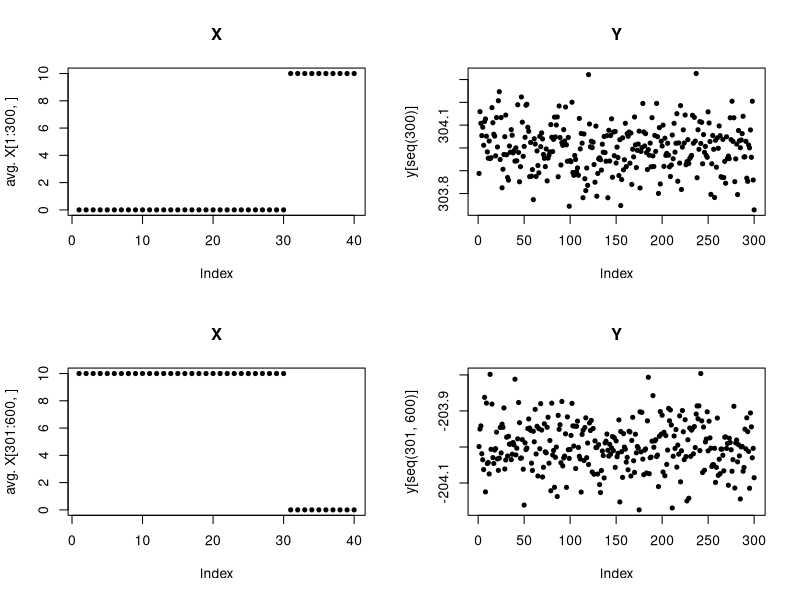
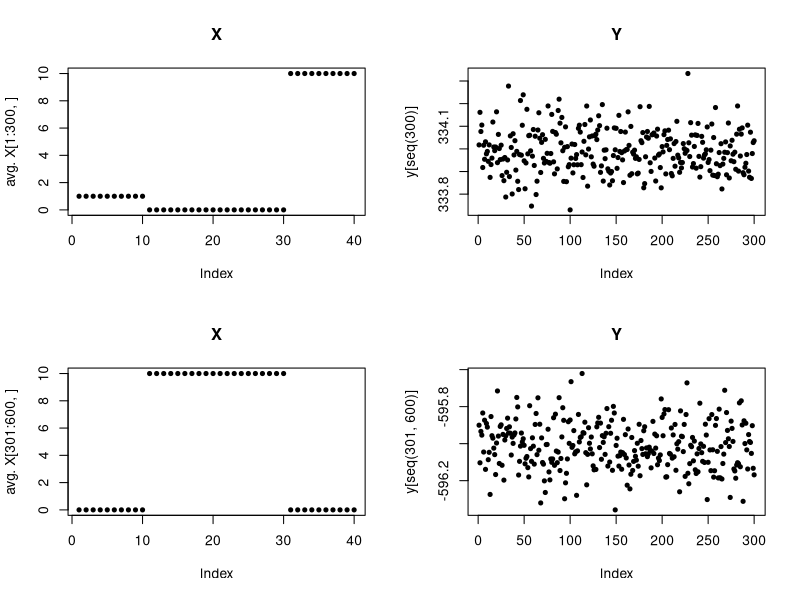
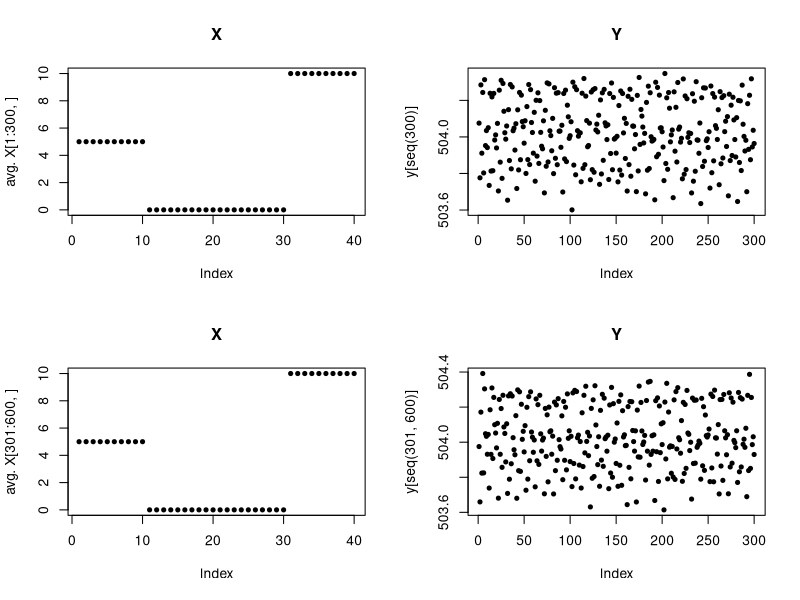
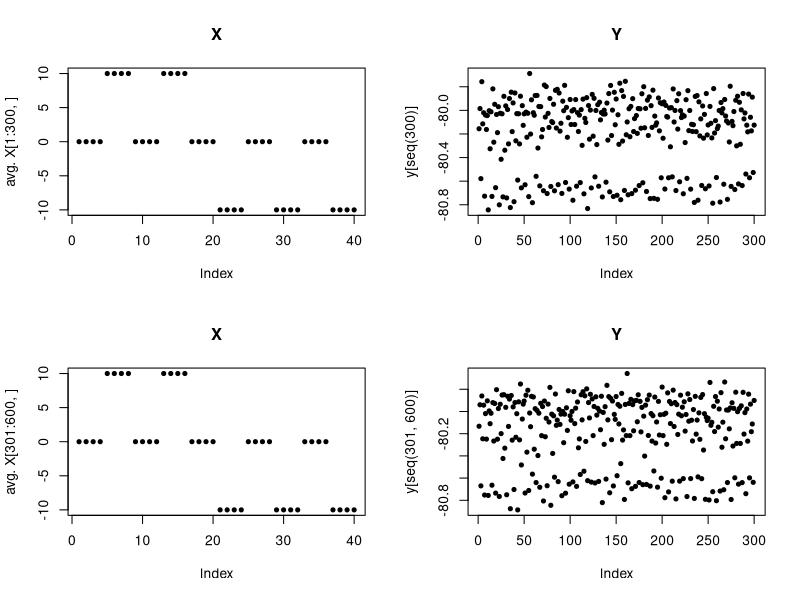

The R script that drew these images, in order:
set.seed(1); 
N1 <- 300
N2 <- 300
N <- N1 + N2

d <- matrix(NA, ncol= 40, nrow= N)

q <- list(); q[[1]] <- seq(10); q[[2]] <- seq(11,20); q[[3]] <- seq(21,30); q[[4]] <- seq(31,40)

if(F){
d[seq(N1), c(q[[1]], q[[2]])] <- rnorm(20 * N1, mean= 0, sd= .01)
d[seq(N1), c(q[[3]], q[[4]])] <- rnorm(20 * N1, mean= 10, sd= .01)

d[seq((N2 + 1), N), c(q[[1]], q[[2]])] <- rnorm(20 * N2, mean= 10, sd= .01)
d[seq((N2 + 1), N), c(q[[3]], q[[4]])] <- rnorm(20 * N2, mean= 0, sd= .01)
}


####################################################
####################################################
print("simulatioin 1")
d[seq(N1), c(q[[1]], q[[2]], q[[3]])] <- 0
d[seq(N1), c(q[[4]])] <- rnorm(10 * N1, mean= 10, sd= .01)

d[seq((N2 + 1), N), c(q[[1]], q[[2]], q[[3]])] <- rnorm(30 * N2, mean= 10, sd= .01)
d[seq((N2 + 1), N), c(q[[4]])] <- 0
# y <- c(rnorm(N1, mean= 10, sd= .01), rnorm(N2, mean= 0, sd= .01))
y <- rowSums(d[, q[[3]]]) * 2 + rowSums(d[, q[[4]]]) * 3 + 4
y[seq((N2 + 1), N)] <- -y[seq((N2 + 1), N)]
write.table(d, "fl_sim_features_1.txt", quote= F, row.names= F, col.names= F)
writeLines(as.character(y), "fl_sim_response_1.txt")

pdf("simulation_1.pdf")
par(mfrow= c(2,2))
plot(colMeans(d[seq(300), ]), main= "X", ylab= "avg. X[1:300, ]", pch= 20)
plot(y[seq(300)], main= "Y", pch= 20)
plot(colMeans(d[seq(301, 600), ]), main= "X", ylab= "avg. X[301:600, ]", pch= 20)
plot(y[seq(301, 600)], main= "Y", pch= 20)
dev.off()

rm(list= c("d", "y"))
####################################################
####################################################
print("simulatioin 2")
#set.seed(1); 
d <- matrix(NA, ncol= 40, nrow= N)
d[seq(N1), c(q[[1]], q[[2]], q[[3]])] <- 0
d[seq(N1), c(q[[1]])] <- 1
d[seq(N1), c(q[[4]])] <- rnorm(10 * N1, mean= 10, sd= .01)

d[seq((N2 + 1), N), c(q[[2]], q[[3]])] <- rnorm(20 * N2, mean= 10, sd= .01)
d[seq((N2 + 1), N), q[[1]]] <- 0
d[seq((N2 + 1), N), c(q[[4]])] <- 0
# y <- c(rnorm(N1, mean= 10, sd= .01), rnorm(N2, mean= 0, sd= .01))
y <- rowSums(d[, c(q[[1]], q[[4]])]) * 3 + 4
y[seq((N2 + 1), N)] <- -rowSums(d[seq((N2 + 1), N), c(q[[2]], q[[3]])]) * 3 + 4

write.table(d, "fl_sim_features_2.txt", quote= F, row.names= F, col.names= F)
writeLines(as.character(y), "fl_sim_response_2.txt")

pdf("simulation_2.pdf")
par(mfrow= c(2,2))
plot(colMeans(d[seq(300), ]), main= "X", ylab= "avg. X[1:300, ]", pch= 20)
plot(y[seq(300)], main= "Y", pch= 20)
plot(colMeans(d[seq(301, 600), ]), main= "X", ylab= "avg. X[301:600, ]", pch= 20)
plot(y[seq(301, 600)], main= "Y", pch= 20)
dev.off()

rm(list= c("d", "y"))
####################################################
####################################################
print("simulatioin 3")
#set.seed(1); 
d <- matrix(NA, ncol= 40, nrow= N)
d[seq(N), c(q[[1]], q[[2]], q[[3]])] <- 0 + rnorm(30 * N, mean= 0, sd= .01)
d[seq(N), c(q[[1]])] <- rnorm(10 * N, mean= 5, sd= .01)
#d[seq(N), c(q[[1]])] <- 1 + rnorm(10, 0, .01)
d[seq(N), c(q[[4]])] <- rnorm(10 * N, mean= 10, sd= .01)

y <- rowSums(d[, q[[1]][1:5]]) * 2 +  rowSums(d[q[[4]],]) * 3 + 4 + rnorm(N, mean= 0, sd= .01)

write.table(d, "fl_sim_features_3.txt", quote= F, row.names= F, col.names= F)
writeLines(as.character(y), "fl_sim_response_3.txt")

pdf("simulation_3.pdf")
par(mfrow= c(2,2))
plot(colMeans(d[seq(300), ]), main= "X", ylab= "avg. X[1:300, ]", pch= 20)
plot(y[seq(300)], main= "Y", pch= 20)
plot(colMeans(d[seq(301, 600), ]), main= "X", ylab= "avg. X[301:600, ]", pch= 20)
plot(y[seq(301, 600)], main= "Y", pch= 20)
dev.off()

####################################################
####################################################
print("simulatioin 4")
#set.seed(1); 
d <- matrix(NA, ncol= 40, nrow= N)

segment.size <- 4
### Generate indices for segments of size segment.size
for(i in seq(10))
  q[[i]] <- seq((i-1) * segment.size + 1, i * segment.size)

### Assign ~0 to every other segment
d[, seq(20)] <- rnorm(N * 20, mean= 10, sd= 0.01)
d[, seq(21, 40)] <- rnorm(N * 20, mean= -10, sd= 0.01)
for(i in seq(1, 10, by= 2)){
  d[seq(N), q[[i]]] <- rnorm(segment.size * N, mean= 0, sd= .01)
}


y <- rowSums(d[, q[[1]]]) * 2 + rowSums(d[, q[[2]]]) * 2 + rowSums(d[, q[[4]]]) * 2 +
  rowSums(d[, q[[7]]]) * 3 + rowSums(d[q[[8]],]) * 3 + rowSums(d[q[[9]],]) * 3 + rnorm(N, mean= 0, sd= .01)

write.table(d, "fl_sim_features_4.txt", quote= F, row.names= F, col.names= F)
writeLines(as.character(y), "fl_sim_response_4.txt")

pdf("simulation_4.pdf")
par(mfrow= c(2,2))
plot(colMeans(d[seq(300), ]), main= "X", ylab= "avg. X[1:300, ]", pch= 20)
plot(y[seq(300)], main= "Y", pch= 20)
plot(colMeans(d[seq(301, 600), ]), main= "X", ylab= "avg. X[301:600, ]", pch= 20)
plot(y[seq(301, 600)], main= "Y", pch= 20)
dev.off()

